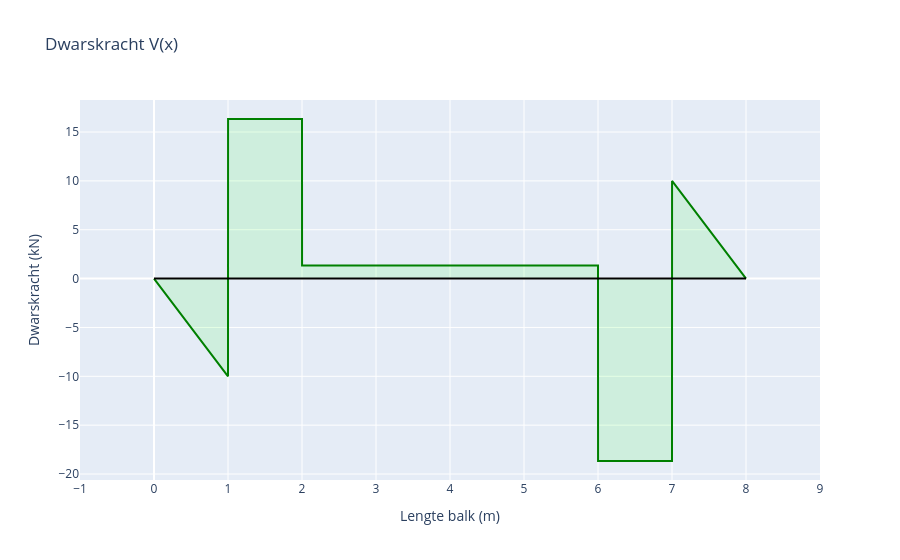

This figure's notebook cell:
### Markdown cell above
## Dwarskrachtgrafiek

### Code cell
layout = go.Layout(
    title="Dwarskracht V(x)",
    xaxis=dict(dtick=1, title="Lengte balk (m)", range=[-1, lengteBalk+1]),
    yaxis=dict(title="Dwarskracht (kN)"),
    showlegend=False
)

line = go.Scatter(
    x=X,
    y= sum(shearForce),
    mode='lines',
    name='Dwarskracht (kN)',
    fill = 'tonexty',
    line_color='green',
    fillcolor='rgba(0,255,0,0.1)'
)

axis = go.Scatter(
    x= [0,lengteBalk],
    y= [0,0],
    mode='lines',
    line_color='black'
)

fig= go.Figure(data=[line, axis], layout=layout)
fig.show()

### Figure 1 — Plotly figure (JSON) as saved in the notebook; plotly's stock layout.template omitted (floating-point values rounded to 4 significant figures; data arrays with more than 128 entries replaced by an {"elided": "..."} marker saying what was removed)
{"data": [{"fill": "tonexty", "fillcolor": "rgba(0,255,0,0.1)", "line": {"color": "green"}, "mode": "lines", "name": "Dwarskracht (kN)", "type": "scatter", "x": {"elided": "10002 float values"}, "y": {"elided": "10002 float values"}}, {"line": {"color": "black"}, "mode": "lines", "type": "scatter", "x": [0, 8], "y": [0, 0]}], "layout": {"autosize": true, "showlegend": false, "title": {"text": "Dwarskracht V(x)"}, "xaxis": {"dtick": 1, "range": [-1, 9], "title": {"text": "Lengte balk (m)"}, "type": "linear"}, "yaxis": {"autorange": true, "range": [-20.61, 18.28], "title": {"text": "Dwarskracht (kN)"}, "type": "linear"}}}
